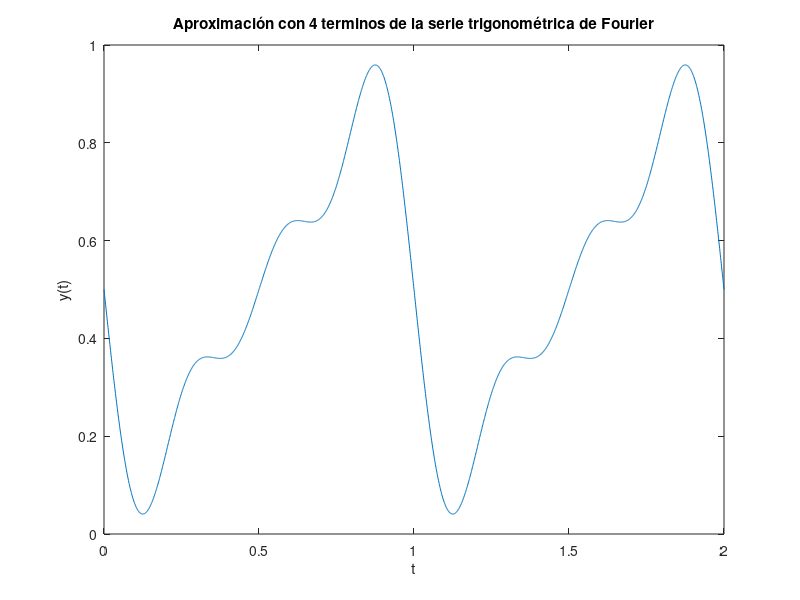

MATLAB code to generate this figure:
%{
** ######################################################################################################
**      Archivo: 04 - FUncionTriangular.m
**      SO: Windows 11
**      Herramienta: Visual Studio Code
**                   MATLAB R2023a
**
**      Notas:
**          En esta parte de la practica se pretende aproximaremos a traves de la serie trigonometrica de
**           fourier.
**              3.- Una función triangular con 3 términos.
** ######################################################################################################
%}

clear all
clf                                     % Elimina las figuras
clc

% MAIN PROGRAM

% Definimos el inicio y termino.
t = 0 : 0.001 : 2;
y = (1/2);
cn = 1 / pi;

% Ec. del primer termino.
y1 = y - cn * sin(2 * pi * t);

% Ec. del segundo termino.
y2 = y1 - cn * (1/2) * sin(4 * pi * t);

% Ec. del tercer termino.
y3 = y2 - cn * (1/3) * sin(6 * pi * t);

plot(t, y3)
title('Aproximación con 4 terminos de la serie trigonométrica de Fourier')
xlabel('t')
ylabel('y(t)')